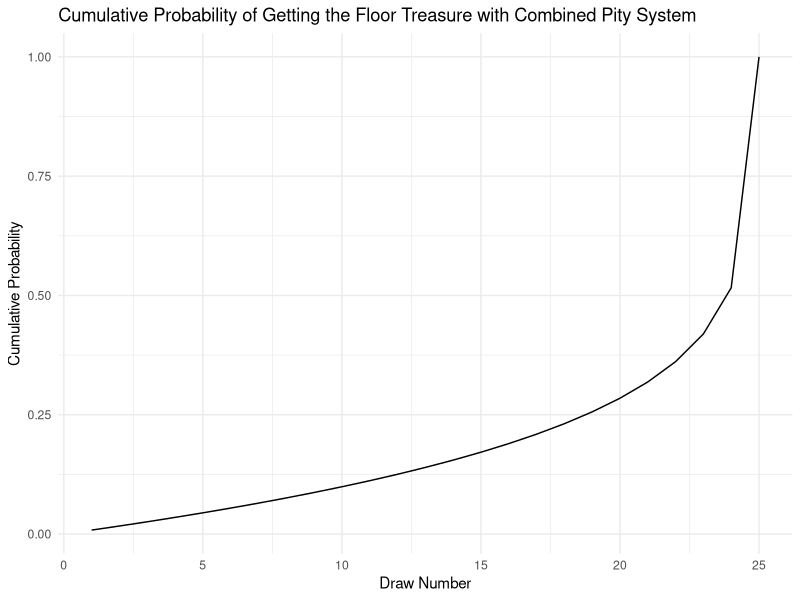

This figure's R source:
# Load all relevant libraries
library(dplyr)
library(ggplot2)

# Initialise all variables
w_red = 2
w_blue = 10
n_blue = 24
n_red = 1
w_total = w_red + w_blue*n_blue

# Initialise matrices
blue_term_table <- data.frame(matrix(nrow=n_blue, ncol=1))
colnames(blue_term_table) = 'Value'

red_probability_table <- data.frame(matrix(nrow=n_blue+n_red, ncol=1))
colnames(red_probability_table) = 'Probability_P'

# Calculate the probability of drawing red ball in the first attempt
red_probability_table[1,1] <- w_red/w_total

# Calculate all probabilities
for (k in 2:(n_blue+n_red)) {
  
  # Compute the PI product of all terms
  blue_term <- ((w_total-w_red)-w_blue*(k-2))/(w_total-w_blue*(k-2))
  
  # Compute red ball term
  red_term <- w_red/(w_total-(k-1)*w_blue)
  
  # Record all terms into a result table
  blue_term_table[k-1,1] <- blue_term
  
  # Calculate probability
  red_probability_table[k,1] <- prod(blue_term_table[1:k-1,1])*red_term
  
}



# Compute expected number of draws required to draw the red ball
expected_draws <- sum((1:(n_blue + n_red)) * red_probability_table$Probability_P)
expected_draws

# Compute probabilities P(red in k-th draw)
red_probability_table <- red_probability_table %>%
  mutate(cum_probability = cumsum(Probability_P)) %>%
  rename('Probability P(red in k-th draw)'='Probability_P')

# Plot cumulative probabilities
ggplot(red_probability_table, aes(x = 1:(n_blue + n_red), y = cum_probability)) +
  geom_line() +
  labs(title = "Cumulative Probability of Getting the Floor Treasure with Combined Pity System",
       x = "Draw Number",
       y = "Cumulative Probability") +
  theme_minimal()

